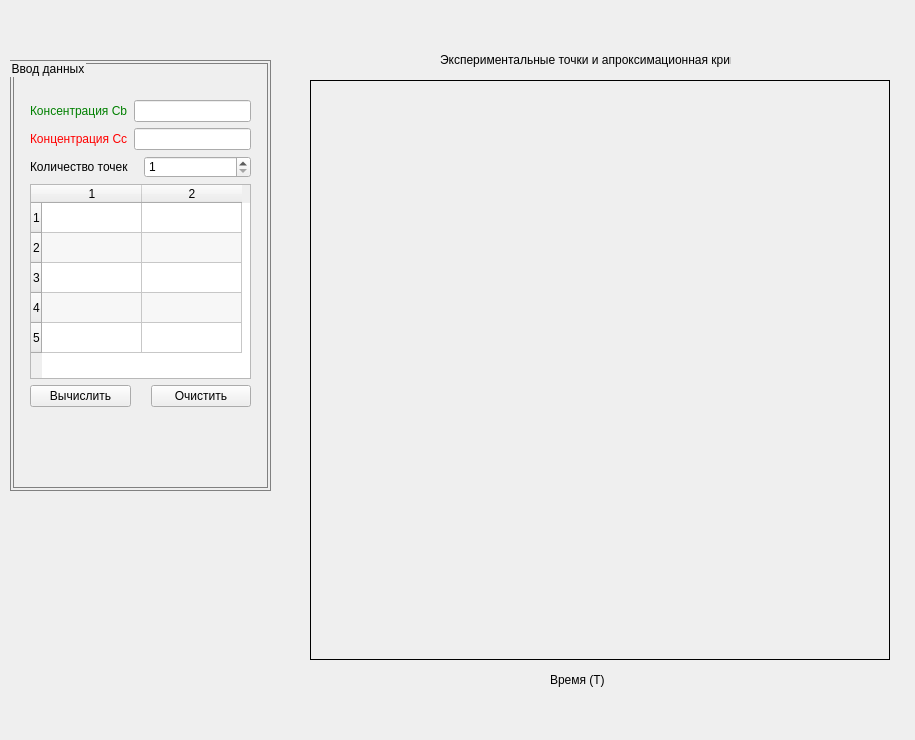
<?xml version="1.0" encoding="UTF-8"?>
<ui version="4.0">
 <class>MainWindow</class>
 <widget class="QMainWindow" name="MainWindow">
  <property name="geometry">
   <rect>
    <x>0</x>
    <y>0</y>
    <width>915</width>
    <height>740</height>
   </rect>
  </property>
  <property name="windowTitle">
   <string>Оценка кинетических констант</string>
  </property>
  <property name="autoFillBackground">
   <bool>false</bool>
  </property>
  <property name="styleSheet">
   <string notr="true"/>
  </property>
  <widget class="QWidget" name="centralwidget">
   <widget class="QGroupBox" name="inputDataFrame">
    <property name="geometry">
     <rect>
      <x>10</x>
      <y>60</y>
      <width>261</width>
      <height>431</height>
     </rect>
    </property>
    <property name="layoutDirection">
     <enum>Qt::LeftToRight</enum>
    </property>
    <property name="autoFillBackground">
     <bool>false</bool>
    </property>
    <property name="styleSheet">
     <string notr="true">QGroupBox { border: 4px double gray;}</string>
    </property>
    <property name="title">
     <string>Ввод данных</string>
    </property>
    <property name="alignment">
     <set>Qt::AlignLeading|Qt::AlignLeft|Qt::AlignTop</set>
    </property>
    <property name="flat">
     <bool>false</bool>
    </property>
    <property name="checkable">
     <bool>false</bool>
    </property>
    <widget class="QWidget" name="">
     <property name="geometry">
      <rect>
       <x>20</x>
       <y>40</y>
       <width>221</width>
       <height>307</height>
      </rect>
     </property>
     <layout class="QVBoxLayout" name="inputLayout">
      <item>
       <layout class="QHBoxLayout" name="concSubstanceBLayout">
        <item>
         <widget class="QLabel" name="concSubstanceBLabel">
          <property name="autoFillBackground">
           <bool>false</bool>
          </property>
          <property name="styleSheet">
           <string notr="true">color: green</string>
          </property>
          <property name="frameShadow">
           <enum>QFrame::Raised</enum>
          </property>
          <property name="lineWidth">
           <number>0</number>
          </property>
          <property name="text">
           <string>Консентрация Cb</string>
          </property>
         </widget>
        </item>
        <item>
         <widget class="QLineEdit" name="concSubstanceBLineEdit"/>
        </item>
       </layout>
      </item>
      <item>
       <layout class="QHBoxLayout" name="concSubstanceCLayout">
        <item>
         <widget class="QLabel" name="concSubstanceBLabel_2">
          <property name="styleSheet">
           <string notr="true">color: red</string>
          </property>
          <property name="text">
           <string>Концентрация Cc</string>
          </property>
         </widget>
        </item>
        <item>
         <widget class="QLineEdit" name="concSubstanceBLineEdit_2"/>
        </item>
       </layout>
      </item>
      <item>
       <layout class="QHBoxLayout" name="numOfDotsLayout">
        <item>
         <widget class="QLabel" name="numOfDotsLabel">
          <property name="text">
           <string>Количество точек</string>
          </property>
         </widget>
        </item>
        <item>
         <widget class="QSpinBox" name="numOfDotsSpinBox">
          <property name="minimum">
           <number>1</number>
          </property>
         </widget>
        </item>
       </layout>
      </item>
      <item>
       <widget class="QTableWidget" name="dotsTable">
        <property name="alternatingRowColors">
         <bool>true</bool>
        </property>
        <property name="rowCount">
         <number>5</number>
        </property>
        <property name="columnCount">
         <number>2</number>
        </property>
        <attribute name="horizontalHeaderVisible">
         <bool>true</bool>
        </attribute>
        <row/>
        <row/>
        <row/>
        <row/>
        <row/>
        <column/>
        <column/>
       </widget>
      </item>
      <item>
       <layout class="QHBoxLayout" name="buttonsLayout">
        <property name="spacing">
         <number>20</number>
        </property>
        <item>
         <widget class="QPushButton" name="countButton">
          <property name="text">
           <string>Вычислить</string>
          </property>
         </widget>
        </item>
        <item>
         <widget class="QPushButton" name="resetButton">
          <property name="text">
           <string>Очистить</string>
          </property>
         </widget>
        </item>
       </layout>
      </item>
     </layout>
    </widget>
   </widget>
   <widget class="QWidget" name="frameForGraphicWidget" native="true">
    <property name="geometry">
     <rect>
      <x>310</x>
      <y>80</y>
      <width>580</width>
      <height>580</height>
     </rect>
    </property>
    <property name="styleSheet">
     <string notr="true">border: 1px solid black;</string>
    </property>
   </widget>
   <widget class="QLabel" name="graphicNameLabel">
    <property name="geometry">
     <rect>
      <x>440</x>
      <y>50</y>
      <width>291</width>
      <height>20</height>
     </rect>
    </property>
    <property name="text">
     <string>Экспериментальные точки и апроксимационная кривая</string>
    </property>
   </widget>
   <widget class="QLabel" name="timeLable">
    <property name="geometry">
     <rect>
      <x>550</x>
      <y>670</y>
      <width>61</width>
      <height>20</height>
     </rect>
    </property>
    <property name="text">
     <string>Время (Т)</string>
    </property>
   </widget>
   <widget class="QWidget" name="widget" native="true">
    <property name="geometry">
     <rect>
      <x>280</x>
      <y>200</y>
      <width>20</width>
      <height>271</height>
     </rect>
    </property>
   </widget>
  </widget>
 </widget>
 <resources/>
 <connections/>
</ui>
